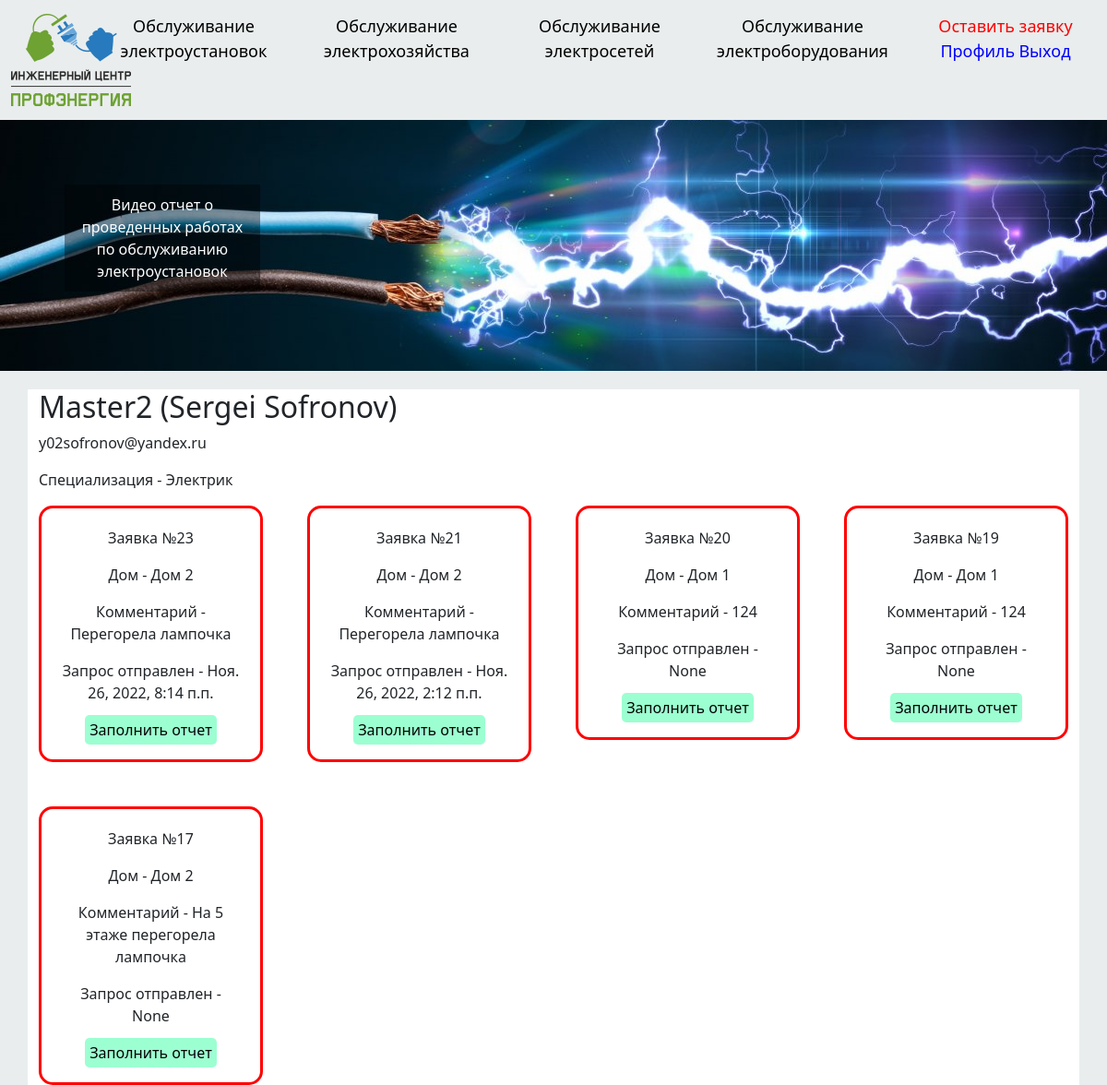
Page /accounts/profile/ (signed in) on the committed database.
### Main/models.py (models this page shows, shortened)
class TypeRepair(models.Model):
    name = models.CharField(max_length=200)
    def __str__(self):
        return self.name

class Task(models.Model):
    name = models.CharField(max_length=200)
    home = models.ForeignKey(AllObjects, on_delete=models.CASCADE)
    problem = models.ForeignKey(TypeRepair, on_delete=models.CASCADE)
    comment = models.TextField(null=True, blank=True)
    phone = models.CharField(max_length=200)
    email = models.CharField(max_length=200)
    is_complete = models.BooleanField(default=False)
    date = models.DateTimeField(auto_now_add=True)

class AllObjects(models.Model):
    name = models.CharField(max_length=200)
    def __str__(self):
        return self.name

### Main/views.py (the view, shortened to what this page needs)
# urls.py: path('accounts/profile/', views.profile, name='profile'),
@login_required
def profile(request):
    if request.user.is_authenticated and request.user.username != "admin":
        master = Master.objects.get(user=request.user.id).type_reair
        tasks = Task.objects.filter(problem=master)[::-1]
        completed_task = CompletedTask()
        if request.method == 'POST':
            form_completed_task = FormCompletedTask(request.POST, request.FILES)
            if form_completed_task.is_valid():
                Task.objects.filter(id=request.POST.get('this_id')).update(is_complete = True)
                task = Task.objects.get(id=int(request.POST.get('this_id')))
                completed_task.name = Master.objects.get(user=request.user.id).user.first_name
                completed_task.organization = task.home
                completed_task.video = form_completed_task.cleaned_data.get('video')
                completed_task.comment = form_completed_task.cleaned_data.get('comment')
                completed_task.phone = task.phone
                completed_task.email = task.email
                completed_task.save()
                this_id = completed_task.id
                finally_completed_task = CompletedTask.objects.get(id=this_id)
                send_for_email(task.email, f'Ваша заявка выполнена!\nМожно ознакомиться по ссылке: http://127.0.0.1:8000/post/{str(this_id)}', finally_completed_task.date, task.home)
                return redirect('profile')
        else:
            form_completed_task = FormCompletedTask()
        return render(request, 'profile.html', {"master": master, "tasks": tasks, "form_completed_task": form_completed_task})
    else:
        return redirect("login")

### Main/templatetags/Main_tags.py (called while the page is built)
@register.simple_tag(name="cache_bust")
def cache_bust():
    version = uuid.uuid1()
    return "v={version}".format(version=version)

### templates/profile.html (shortened to what this page needs)
{% extends 'base.html' %}
{% load Main_tags %}
{% load static %}
{% block content %}
<div class="container" style="background-color: white; margin-top: 20px">
  <h2 class="">{{ user.username }} ({{ user.first_name }} {{ user.last_name }})</h2>
  <p class="">{{ user.email }}</p>
  <p>Специализация - {{master}}</p>
  <div class="cards-tasks row g-5">
    {% for task in tasks %}
      <div class="col-3">
        {% if task.is_complete %}
        <div class="card-task" style="border: 3px solid green;">
        {% else %}
        <div class="card-task" style="border: 3px solid red;">
        {% endif %}
          <p>Заявка №{{task.id}}</p>
          <p>Дом - {{task.home}}</p>
          <p>Комментарий - {{task.comment}}</p>
          <p>Запрос отправлен - {{task.date}}</p>
          {% if task.is_complete %}
          <p style="color: green">Отчет отправлен</p>
          {% else %}
            <a onclick="fill({{task.id}})" href="#" data-bs-target="#Complete" data-bs-toggle="modal">Заполнить отчет</a>
          {% endif %}
        </div>
      </div>
    {% endfor %}
  </div>
</div>
{% endblock %}

### static/css/styles.css (style rules this page uses)
.card-task { text-align: center; padding: 20px; border-radius: 15px; border: 1px solid black; width: 100%; }
.card-task a { padding: 5px; border-radius: 5px; background-color: #00ff8963; text-decoration: none; color: black; }

### rows in the picture
TypeRepair: name "Электрик"
Task: id "23", home "Дом 2", comment "Перегорела лампочка", date "Ноя. 26, 2022, 8:14 п.п."
Task: id "21", home "Дом 2", comment "Перегорела лампочка", date "Ноя. 26, 2022, 2:12 п.п."
Task: id "20", home "Дом 1", comment "124", date "None"
Task: id "19", home "Дом 1", comment "124", date "None"
Task: id "17", home "Дом 2", comment "На 5 этаже перегорела лампочка", date "None"

### other values in the picture
{{ user.username }} "Master2"
{{ user.first_name }} "Sergei"
{{ user.last_name }} "Sofronov"
{{ user.email }} "y02sofronov@yandex.ru"
